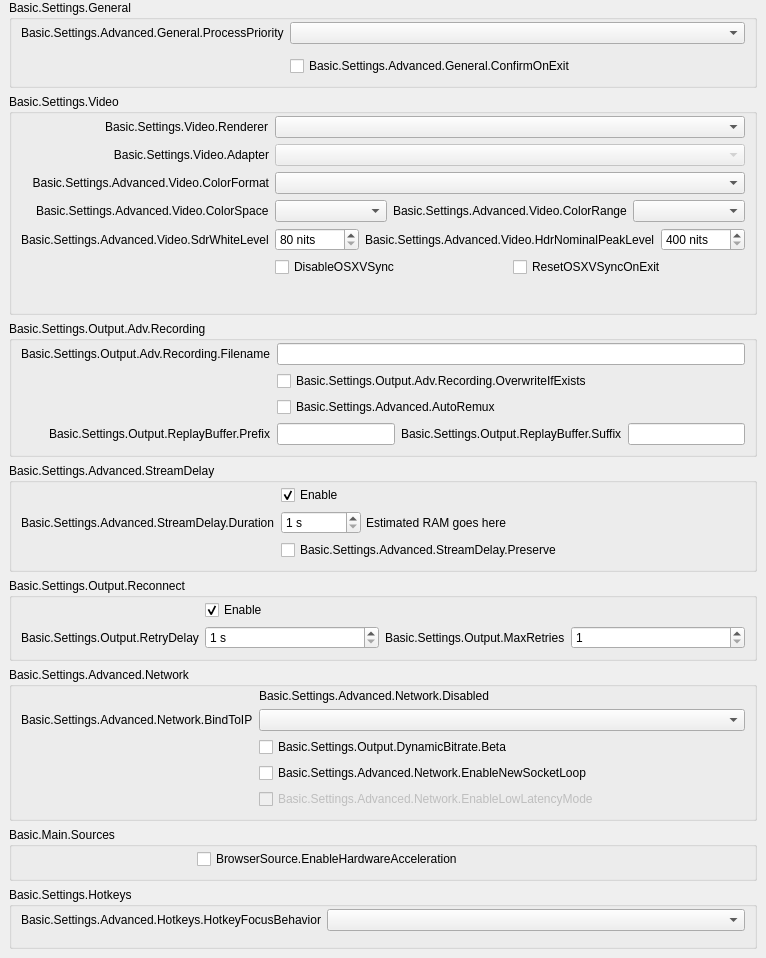
           <widget class="QWidget" name="scrollAreaWidgetContents">
            <property name="geometry">
             <rect>
              <x>0</x>
              <y>0</y>
              <width>766</width>
              <height>843</height>
             </rect>
            </property>
            <layout class="QVBoxLayout" name="verticalLayout_23">
             <property name="leftMargin">
              <number>0</number>
             </property>
             <property name="topMargin">
              <number>0</number>
             </property>
             <property name="rightMargin">
              <number>0</number>
             </property>
             <property name="bottomMargin">
              <number>9</number>
             </property>
             <item>
              <widget class="QFrame" name="widget_11">
               <layout class="QVBoxLayout" name="verticalLayout_24">
                <property name="leftMargin">
                 <number>9</number>
                </property>
                <property name="topMargin">
                 <number>0</number>
                </property>
                <property name="bottomMargin">
                 <number>0</number>
                </property>
                <item>
                 <widget class="QGroupBox" name="advancedGeneralGroupBox">
                  <property name="title">
                   <string>Basic.Settings.General</string>
                  </property>
                  <layout class="QFormLayout" name="formLayout_22">
                   <property name="fieldGrowthPolicy">
                    <enum>QFormLayout::AllNonFixedFieldsGrow</enum>
                   </property>
                   <property name="labelAlignment">
                    <set>Qt::AlignRight|Qt::AlignTrailing|Qt::AlignVCenter</set>
                   </property>
                   <property name="topMargin">
                    <number>2</number>
                   </property>
                   <item row="0" column="0">
                    <widget class="QLabel" name="processPriorityLabel">
                     <property name="text">
                      <string>Basic.Settings.Advanced.General.ProcessPriority</string>
                     </property>
                     <property name="buddy">
                      <cstring>processPriority</cstring>
                     </property>
                    </widget>
                   </item>
                   <item row="0" column="1">
                    <widget class="QComboBox" name="processPriority"/>
                   </item>
                   <item row="1" column="0">
                    <spacer name="horizontalSpacer_13">
                     <property name="orientation">
                      <enum>Qt::Horizontal</enum>
                     </property>
                     <property name="sizeHint" stdset="0">
                      <size>
                       <width>170</width>
                       <height>0</height>
                      </size>
                     </property>
                    </spacer>
                   </item>
                   <item row="2" column="1">
                    <widget class="QCheckBox" name="confirmOnExit">
                     <property name="text">
                      <string>Basic.Settings.Advanced.General.ConfirmOnExit</string>
                     </property>
                    </widget>
                   </item>
                  </layout>
                 </widget>
                </item>
                <item>
                 <widget class="QGroupBox" name="advancedVideoContainer">
                  <property name="title">
                   <string>Basic.Settings.Video</string>
                  </property>
                  <layout class="QFormLayout" name="formLayout_14">
                   <property name="fieldGrowthPolicy">
                    <enum>QFormLayout::AllNonFixedFieldsGrow</enum>
                   </property>
                   <property name="labelAlignment">
                    <set>Qt::AlignRight|Qt::AlignTrailing|Qt::AlignVCenter</set>
                   </property>
                   <property name="topMargin">
                    <number>2</number>
                   </property>
                   <item row="0" column="0">
                    <widget class="QLabel" name="rendererLabel">
                     <property name="text">
                      <string>Basic.Settings.Video.Renderer</string>
                     </property>
                     <property name="buddy">
                      <cstring>renderer</cstring>
                     </property>
                    </widget>
                   </item>
                   <item row="0" column="1">
                    <widget class="QComboBox" name="renderer">
                     <property name="currentText">
                      <string notr="true"/>
                     </property>
                    </widget>
                   </item>
                   <item row="1" column="0">
                    <widget class="QLabel" name="adapterLabel">
                     <property name="text">
                      <string>Basic.Settings.Video.Adapter</string>
                     </property>
                     <property name="alignment">
                      <set>Qt::AlignRight|Qt::AlignTrailing|Qt::AlignVCenter</set>
                     </property>
                     <property name="buddy">
                      <cstring>adapter</cstring>
                     </property>
                    </widget>
                   </item>
                   <item row="1" column="1">
                    <widget class="QComboBox" name="adapter">
                     <property name="enabled">
                      <bool>false</bool>
                     </property>
                     <property name="currentText">
                      <string notr="true"/>
                     </property>
                    </widget>
                   </item>
                   <item row="2" column="0">
                    <widget class="QLabel" name="label_30">
                     <property name="minimumSize">
                      <size>
                       <width>0</width>
                       <height>0</height>
                      </size>
                     </property>
                     <property name="text">
                      <string>Basic.Settings.Advanced.Video.ColorFormat</string>
                     </property>
                     <property name="alignment">
                      <set>Qt::AlignRight|Qt::AlignTrailing|Qt::AlignVCenter</set>
                     </property>
                     <property name="buddy">
                      <cstring>colorFormat</cstring>
                     </property>
                    </widget>
                   </item>
                   <item row="2" column="1">
                    <widget class="QComboBox" name="colorFormat"/>
                   </item>
                   <item row="3" column="0">
                    <widget class="QLabel" name="label_33">
                     <property name="text">
                      <string>Basic.Settings.Advanced.Video.ColorSpace</string>
                     </property>
                     <property name="buddy">
                      <cstring>colorSpace</cstring>
                     </property>
                    </widget>
                   </item>
                   <item row="3" column="1">
                    <layout class="QHBoxLayout" name="horizontalLayout_20">
                     <property name="leftMargin">
                      <number>0</number>
                     </property>
                     <property name="topMargin">
                      <number>0</number>
                     </property>
                     <property name="rightMargin">
                      <number>0</number>
                     </property>
                     <property name="bottomMargin">
                      <number>0</number>
                     </property>
                     <item>
                      <widget class="QComboBox" name="colorSpace"/>
                     </item>
                     <item>
                      <widget class="QLabel" name="label_34">
                       <property name="sizePolicy">
                        <sizepolicy hsizetype="Maximum" vsizetype="Preferred">
                         <horstretch>0</horstretch>
                         <verstretch>0</verstretch>
                        </sizepolicy>
                       </property>
                       <property name="text">
                        <string>Basic.Settings.Advanced.Video.ColorRange</string>
                       </property>
                       <property name="buddy">
                        <cstring>colorRange</cstring>
                       </property>
                      </widget>
                     </item>
                     <item>
                      <widget class="QComboBox" name="colorRange"/>
                     </item>
                    </layout>
                   </item>
                   <item row="4" column="0">
                    <widget class="QLabel" name="label_sdrWhiteLevel">
                     <property name="text">
                      <string>Basic.Settings.Advanced.Video.SdrWhiteLevel</string>
                     </property>
                     <property name="buddy">
                      <cstring>sdrWhiteLevel</cstring>
                     </property>
                    </widget>
                   </item>
                   <item row="4" column="1">
                    <layout class="QHBoxLayout" name="horizontalLayout_sdrPaperWhite">
                     <property name="leftMargin">
                      <number>0</number>
                     </property>
                     <property name="topMargin">
                      <number>0</number>
                     </property>
                     <property name="rightMargin">
                      <number>0</number>
                     </property>
                     <property name="bottomMargin">
                      <number>0</number>
                     </property>
                     <item>
                      <widget class="QSpinBox" name="sdrWhiteLevel">
                       <property name="suffix">
                        <string notr="true"> nits</string>
                       </property>
                       <property name="minimum">
                        <number>80</number>
                       </property>
                       <property name="maximum">
                        <number>480</number>
                       </property>
                      </widget>
                     </item>
                     <item>
                      <widget class="QLabel" name="label_hdrNominalPeakLevel">
                       <property name="sizePolicy">
                        <sizepolicy hsizetype="Maximum" vsizetype="Preferred">
                         <horstretch>0</horstretch>
                         <verstretch>0</verstretch>
                        </sizepolicy>
                       </property>
                       <property name="text">
                        <string>Basic.Settings.Advanced.Video.HdrNominalPeakLevel</string>
                       </property>
                       <property name="buddy">
                        <cstring>hdrNominalPeakLevel</cstring>
                       </property>
                      </widget>
                     </item>
                     <item>
                      <widget class="QSpinBox" name="hdrNominalPeakLevel">
                       <property name="suffix">
                        <string notr="true"> nits</string>
                       </property>
                       <property name="minimum">
                        <number>400</number>
                       </property>
                       <property name="maximum">
                        <number>10000</number>
                       </property>
                      </widget>
                     </item>
                    </layout>
                   </item>
                   <item row="5" column="1">
                    <layout class="QHBoxLayout" name="horizontalLayout_18">
                     <property name="leftMargin">
                      <number>0</number>
                     </property>
                     <property name="topMargin">
                      <number>0</number>
                     </property>
                     <property name="rightMargin">
                      <number>0</number>
                     </property>
                     <property name="bottomMargin">
                      <number>0</number>
                     </property>
                     <item>
                      <widget class="QCheckBox" name="disableOSXVSync">
                       <property name="text">
                        <string>DisableOSXVSync</string>
                       </property>
                      </widget>
                     </item>
                     <item>
                      <widget class="QCheckBox" name="resetOSXVSync">
                       <property name="text">
                        <string>ResetOSXVSyncOnExit</string>
                       </property>
                      </widget>
                     </item>
                    </layout>
                   </item>
                   <item row="6" column="0">
                    <spacer name="horizontalSpacer_12">
                     <property name="orientation">
                      <enum>Qt::Horizontal</enum>
                     </property>
                     <property name="sizeHint" stdset="0">
                      <size>
                       <width>170</width>
                       <height>20</height>
                      </size>
                     </property>
                    </spacer>
                   </item>
                  </layout>
                 </widget>
                </item>
                <item>
                 <widget class="QGroupBox" name="groupBox_6">
                  <property name="title">
                   <string>Basic.Settings.Output.Adv.Recording</string>
                  </property>
                  <layout class="QFormLayout" name="formLayout_17">
                   <property name="fieldGrowthPolicy">
                    <enum>QFormLayout::AllNonFixedFieldsGrow</enum>
                   </property>
                   <property name="labelAlignment">
                    <set>Qt::AlignRight|Qt::AlignTrailing|Qt::AlignVCenter</set>
                   </property>
                   <property name="topMargin">
                    <number>2</number>
                   </property>
                   <item row="0" column="0">
                    <widget class="QLabel" name="label_7">
                     <property name="text">
                      <string>Basic.Settings.Output.Adv.Recording.Filename</string>
                     </property>
                     <property name="buddy">
                      <cstring>filenameFormatting</cstring>
                     </property>
                    </widget>
                   </item>
                   <item row="0" column="1">
                    <widget class="QLineEdit" name="filenameFormatting"/>
                   </item>
                   <item row="1" column="1">
                    <widget class="QCheckBox" name="overwriteIfExists">
                     <property name="text">
                      <string>Basic.Settings.Output.Adv.Recording.OverwriteIfExists</string>
                     </property>
                    </widget>
                   </item>
                   <item row="3" column="1">
                    <layout class="QHBoxLayout" name="horizontalLayout_14">
                     <property name="leftMargin">
                      <number>0</number>
                     </property>
                     <property name="topMargin">
                      <number>0</number>
                     </property>
                     <property name="rightMargin">
                      <number>0</number>
                     </property>
                     <property name="bottomMargin">
                      <number>0</number>
                     </property>
                     <item>
                      <widget class="QLineEdit" name="simpleRBPrefix"/>
                     </item>
                     <item>
                      <widget class="QLabel" name="label_58">
                       <property name="text">
                        <string>Basic.Settings.Output.ReplayBuffer.Suffix</string>
                       </property>
                       <property name="buddy">
                        <cstring>simpleRBSuffix</cstring>
                       </property>
                      </widget>
                     </item>
                     <item>
                      <widget class="QLineEdit" name="simpleRBSuffix"/>
                     </item>
                    </layout>
                   </item>
                   <item row="3" column="0">
                    <widget class="QLabel" name="label_57">
                     <property name="text">
                      <string>Basic.Settings.Output.ReplayBuffer.Prefix</string>
                     </property>
                     <property name="buddy">
                      <cstring>simpleRBPrefix</cstring>
                     </property>
                    </widget>
                   </item>
                   <item row="1" column="0">
                    <spacer name="horizontalSpacer_10">
                     <property name="orientation">
                      <enum>Qt::Horizontal</enum>
                     </property>
                     <property name="sizeHint" stdset="0">
                      <size>
                       <width>170</width>
                       <height>20</height>
                      </size>
                     </property>
                    </spacer>
                   </item>
                   <item row="2" column="1">
                    <widget class="QCheckBox" name="autoRemux">
                     <property name="text">
                      <string>Basic.Settings.Advanced.AutoRemux</string>
                     </property>
                    </widget>
                   </item>
                   <item row="2" column="0">
                    <spacer name="horizontalSpacer_16">
                     <property name="orientation">
                      <enum>Qt::Horizontal</enum>
                     </property>
                     <property name="sizeHint" stdset="0">
                      <size>
                       <width>40</width>
                       <height>20</height>
                      </size>
                     </property>
                    </spacer>
                   </item>
                  </layout>
                 </widget>
                </item>
                <item>
                 <widget class="QGroupBox" name="groupBox_5">
                  <property name="title">
                   <string>Basic.Settings.Advanced.StreamDelay</string>
                  </property>
                  <layout class="QFormLayout" name="formLayout_18">
                   <property name="fieldGrowthPolicy">
                    <enum>QFormLayout::AllNonFixedFieldsGrow</enum>
                   </property>
                   <property name="labelAlignment">
                    <set>Qt::AlignRight|Qt::AlignTrailing|Qt::AlignVCenter</set>
                   </property>
                   <property name="topMargin">
                    <number>2</number>
                   </property>
                   <item row="1" column="0">
                    <widget class="QLabel" name="label_56">
                     <property name="text">
                      <string>Basic.Settings.Advanced.StreamDelay.Duration</string>
                     </property>
                     <property name="buddy">
                      <cstring>streamDelaySec</cstring>
                     </property>
                    </widget>
                   </item>
                   <item row="1" column="1">
                    <widget class="QFrame" name="widget_12">
                     <property name="enabled">
                      <bool>true</bool>
                     </property>
                     <layout class="QHBoxLayout" name="horizontalLayout_13">
                      <property name="spacing">
                       <number>5</number>
                      </property>
                      <property name="leftMargin">
                       <number>0</number>
                      </property>
                      <property name="topMargin">
                       <number>0</number>
                      </property>
                      <property name="rightMargin">
                       <number>0</number>
                      </property>
                      <property name="bottomMargin">
                       <number>0</number>
                      </property>
                      <item>
                       <widget class="QSpinBox" name="streamDelaySec">
                        <property name="enabled">
                         <bool>true</bool>
                        </property>
                        <property name="sizePolicy">
                         <sizepolicy hsizetype="Maximum" vsizetype="Fixed">
                          <horstretch>0</horstretch>
                          <verstretch>0</verstretch>
                         </sizepolicy>
                        </property>
                        <property name="minimumSize">
                         <size>
                          <width>80</width>
                          <height>0</height>
                         </size>
                        </property>
                        <property name="suffix">
                         <string notr="true"> s</string>
                        </property>
                        <property name="minimum">
                         <number>1</number>
                        </property>
                        <property name="maximum">
                         <number>1800</number>
                        </property>
                       </widget>
                      </item>
                      <item>
                       <widget class="QLabel" name="streamDelayInfo">
                        <property name="text">
                         <string notr="true">Estimated RAM goes here</string>
                        </property>
                       </widget>
                      </item>
                     </layout>
                    </widget>
                   </item>
                   <item row="2" column="1">
                    <widget class="QCheckBox" name="streamDelayPreserve">
                     <property name="text">
                      <string>Basic.Settings.Advanced.StreamDelay.Preserve</string>
                     </property>
                    </widget>
                   </item>
                   <item row="0" column="1">
                    <widget class="QCheckBox" name="streamDelayEnable">
                     <property name="text">
                      <string>Enable</string>
                     </property>
                     <property name="checked">
                      <bool>true</bool>
                     </property>
                    </widget>
                   </item>
                   <item row="2" column="0">
                    <spacer name="horizontalSpacer_9">
                     <property name="orientation">
                      <enum>Qt::Horizontal</enum>
                     </property>
                     <property name="sizeHint" stdset="0">
                      <size>
                       <width>170</width>
                       <height>20</height>
                      </size>
                     </property>
                    </spacer>
                   </item>
                  </layout>
                 </widget>
                </item>
                <item>
                 <widget class="QGroupBox" name="groupBox_7">
                  <property name="title">
                   <string>Basic.Settings.Output.Reconnect</string>
                  </property>
                  <layout class="QFormLayout" name="formLayout_19">
                   <property name="fieldGrowthPolicy">
                    <enum>QFormLayout::AllNonFixedFieldsGrow</enum>
                   </property>
                   <property name="labelAlignment">
                    <set>Qt::AlignRight|Qt::AlignTrailing|Qt::AlignVCenter</set>
                   </property>
                   <property name="topMargin">
                    <number>2</number>
                   </property>
                   <item row="0" column="1">
                    <widget class="QCheckBox" name="reconnectEnable">
                     <property name="text">
                      <string>Enable</string>
                     </property>
                     <property name="checked">
                      <bool>true</bool>
                     </property>
                    </widget>
                   </item>
                   <item row="1" column="1">
                    <layout class="QHBoxLayout" name="horizontalLayout_19">
                     <property name="leftMargin">
                      <number>0</number>
                     </property>
                     <property name="topMargin">
                      <number>0</number>
                     </property>
                     <property name="rightMargin">
                      <number>0</number>
                     </property>
                     <property name="bottomMargin">
                      <number>0</number>
                     </property>
                     <item>
                      <widget class="QSpinBox" name="reconnectRetryDelay">
                       <property name="suffix">
                        <string> s</string>
                       </property>
                       <property name="minimum">
                        <number>1</number>
                       </property>
                       <property name="maximum">
                        <number>30</number>
                       </property>
                      </widget>
                     </item>
                     <item>
                      <widget class="QLabel" name="label_22">
                       <property name="sizePolicy">
                        <sizepolicy hsizetype="Maximum" vsizetype="Preferred">
                         <horstretch>0</horstretch>
                         <verstretch>0</verstretch>
                        </sizepolicy>
                       </property>
                       <property name="text">
                        <string>Basic.Settings.Output.MaxRetries</string>
                       </property>
                       <property name="buddy">
                        <cstring>reconnectMaxRetries</cstring>
                       </property>
                      </widget>
                     </item>
                     <item>
                      <widget class="QSpinBox" name="reconnectMaxRetries">
                       <property name="minimum">
                        <number>1</number>
                       </property>
                       <property name="maximum">
                        <number>10000</number>
                       </property>
                      </widget>
                     </item>
                    </layout>
                   </item>
                   <item row="1" column="0">
                    <widget class="QLabel" name="label_17">
                     <property name="text">
                      <string>Basic.Settings.Output.RetryDelay</string>
                     </property>
                     <property name="buddy">
                      <cstring>reconnectRetryDelay</cstring>
                     </property>
                    </widget>
                   </item>
                   <item row="0" column="0">
                    <spacer name="horizontalSpacer_8">
                     <property name="orientation">
                      <enum>Qt::Horizontal</enum>
                     </property>
                     <property name="sizeHint" stdset="0">
                      <size>
                       <width>170</width>
                       <height>20</height>
                      </size>
                     </property>
                    </spacer>
                   </item>
                  </layout>
                 </widget>
                </item>
                <item>
                 <widget class="QGroupBox" name="advNetworkGroupBox">
                  <property name="title">
                   <string>Basic.Settings.Advanced.Network</string>
                  </property>
                  <layout class="QFormLayout" name="formLayout_23">
                   <property name="fieldGrowthPolicy">
                    <enum>QFormLayout::AllNonFixedFieldsGrow</enum>
                   </property>
                   <property name="labelAlignment">
                    <set>Qt::AlignRight|Qt::AlignTrailing|Qt::AlignVCenter</set>
                   </property>
                   <property name="topMargin">
                    <number>2</number>
                   </property>
                   <item row="0" column="1">
                    <widget class="QLabel" name="advNetworkDisabled">
                     <property name="text">
                      <string>Basic.Settings.Advanced.Network.Disabled</string>
                     </property>
                    </widget>
                   </item>
                   <item row="1" column="0">
                    <widget class="QLabel" name="bindToIPLabel">
                     <property name="text">
                      <string>Basic.Settings.Advanced.Network.BindToIP</string>
                     </property>
                     <property name="buddy">
                      <cstring>bindToIP</cstring>
                     </property>
                    </widget>
                   </item>
                   <item row="1" column="1">
                    <widget class="QComboBox" name="bindToIP"/>
                   </item>
                   <item row="3" column="1">
                    <widget class="QCheckBox" name="enableNewSocketLoop">
                     <property name="text">
                      <string>Basic.Settings.Advanced.Network.EnableNewSocketLoop</string>
                     </property>
                    </widget>
                   </item>
                   <item row="4" column="1">
                    <widget class="QCheckBox" name="enableLowLatencyMode">
                     <property name="enabled">
                      <bool>false</bool>
                     </property>
                     <property name="text">
                      <string>Basic.Settings.Advanced.Network.EnableLowLatencyMode</string>
                     </property>
                    </widget>
                   </item>
                   <item row="3" column="0">
                    <spacer name="horizontalSpacer_7">
                     <property name="orientation">
                      <enum>Qt::Horizontal</enum>
                     </property>
                     <property name="sizeHint" stdset="0">
                      <size>
                       <width>170</width>
                       <height>1</height>
                      </size>
                     </property>
                    </spacer>
                   </item>
                   <item row="2" column="1">
                    <widget class="QCheckBox" name="dynBitrate">
                     <property name="toolTip">
                      <string>Basic.Settings.Output.DynamicBitrate.TT</string>
                     </property>
                     <property name="text">
                      <string>Basic.Settings.Output.DynamicBitrate.Beta</string>
                     </property>
                    </widget>
                   </item>
                  </layout>
                 </widget>
                </item>
                <item>
                 <widget class="QGroupBox" name="sourcesGroup">
                  <property name="title">
                   <string>Basic.Main.Sources</string>
                  </property>
                  <layout class="QFormLayout" name="formLayout_34">
                   <property name="topMargin">
                    <number>2</number>
                   </property>
                   <item row="0" column="0">
                    <spacer name="horizontalSpacer_15">
                     <property name="orientation">
                      <enum>Qt::Horizontal</enum>
                     </property>
                     <property name="sizeHint" stdset="0">
                      <size>
                       <width>170</width>
                       <height>20</height>
                      </size>
                     </property>
                    </spacer>
                   </item>
                   <item row="0" column="1">
                    <widget class="QCheckBox" name="browserHWAccel">
                     <property name="text">
                      <string>BrowserSource.EnableHardwareAcceleration</string>
                     </property>
                    </widget>
                   </item>
                  </layout>
                 </widget>
                </item>
                <item>
                 <widget class="QGroupBox" name="groupBox_17">
                  <property name="title">
                   <string>Basic.Settings.Hotkeys</string>
                  </property>
                  <layout class="QFormLayout" name="formLayout_33">
                   <property name="labelAlignment">
                    <set>Qt::AlignRight|Qt::AlignTrailing|Qt::AlignVCenter</set>
                   </property>
                   <property name="topMargin">
                    <number>2</number>
                   </property>
                   <item row="0" column="0">
                    <widget class="QLabel" name="label_21">
                     <property name="text">
                      <string>Basic.Settings.Advanced.Hotkeys.HotkeyFocusBehavior</string>
                     </property>
                    </widget>
                   </item>
                   <item row="0" column="1">
                    <widget class="QComboBox" name="hotkeyFocusType"/>
                   </item>
                   <item row="1" column="0">
                    <spacer name="horizontalSpacer_14">
                     <property name="orientation">
                      <enum>Qt::Horizontal</enum>
                     </property>
                     <property name="sizeHint" stdset="0">
                      <size>
                       <width>170</width>
                       <height>0</height>
                      </size>
                     </property>
                    </spacer>
                   </item>
                  </layout>
                 </widget>
                </item>
               </layout>
              </widget>
             </item>
            </layout>
           </widget>
